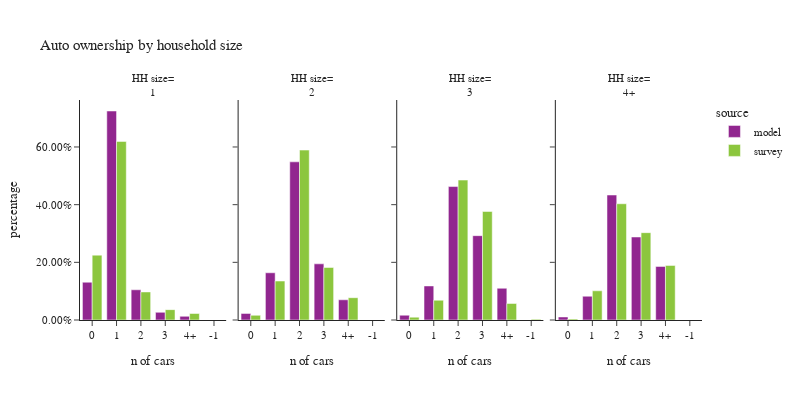

Here is the notebook cell this chart was saved with:
### Code cell
plot_auto(hh,'hhsize_simple','household size', 'HH size')

### Figure 1 — Plotly figure (JSON) as saved in the notebook; plotly's stock layout.template omitted (floating-point values rounded to 4 significant figures)
{"data": [{"alignmentgroup": "True", "customdata": [[1057695], [5849124], [845554], [214853], [102889]], "hovertemplate": "source=model<br>hhsize_simple=1<br>auto_ownership_simple=%{x}<br>percentage=%{y}<br>sample count=%{customdata[0]}<extra></extra>", "legendgroup": "model", "marker": {"color": "#91268F", "pattern": {"shape": ""}}, "name": "model", "offsetgroup": "model", "orientation": "v", "showlegend": true, "textposition": "auto", "type": "bar", "x": ["0", "1", "2", "3", "4+"], "xaxis": "x", "y": [0.1311, 0.7248, 0.1048, 0.02662, 0.01275], "yaxis": "y"}, {"alignmentgroup": "True", "customdata": [[252171], [1808283], [6054894], [2150435], [773566]], "hovertemplate": "source=model<br>hhsize_simple=2<br>auto_ownership_simple=%{x}<br>percentage=%{y}<br>sample count=%{customdata[0]}<extra></extra>", "legendgroup": "model", "marker": {"color": "#91268F", "pattern": {"shape": ""}}, "name": "model", "offsetgroup": "model", "orientation": "v", "showlegend": false, "textposition": "auto", "type": "bar", "x": ["0", "1", "2", "3", "4+"], "xaxis": "x2", "y": [0.02284, 0.1638, 0.5485, 0.1948, 0.07007], "yaxis": "y2"}, {"alignmentgroup": "True", "customdata": [[88935], [631513], [2474288], [1563737], [588204]], "hovertemplate": "source=model<br>hhsize_simple=3<br>auto_ownership_simple=%{x}<br>percentage=%{y}<br>sample count=%{customdata[0]}<extra></extra>", "legendgroup": "model", "marker": {"color": "#91268F", "pattern": {"shape": ""}}, "name": "model", "offsetgroup": "model", "orientation": "v", "showlegend": false, "textposition": "auto", "type": "bar", "x": ["0", "1", "2", "3", "4+"], "xaxis": "x3", "y": [0.01663, 0.1181, 0.4628, 0.2925, 0.11], "yaxis": "y3"}, {"alignmentgroup": "True", "customdata": [[85686], [669365], [3520173], [2337641], [1508808]], "hovertemplate": "source=model<br>hhsize_simple=4+<br>auto_ownership_simple=%{x}<br>percentage=%{y}<br>sample count=%{customdata[0]}<extra></extra>", "legendgroup": "model", "marker": {"color": "#91268F", "pattern": {"shape": ""}}, "name": "model", "offsetgroup": "model", "orientation": "v", "showlegend": false, "textposition": "auto", "type": "bar", "x": ["0", "1", "2", "3", "4+"], "xaxis": "x4", "y": [0.01055, 0.08242, 0.4334, 0.2878, 0.1858], "yaxis": "y4"}, {"alignmentgroup": "True", "customdata": [[5071], [14118], [2144], [582], [254]], "hovertemplate": "source=survey<br>hhsize_simple=1<br>auto_ownership_simple=%{x}<br>percentage=%{y}<br>sample count=%{customdata[0]}<extra></extra>", "legendgroup": "survey", "marker": {"color": "#8CC63E", "pattern": {"shape": ""}}, "name": "survey", "offsetgroup": "survey", "orientation": "v", "showlegend": true, "textposition": "auto", "type": "bar", "x": ["0", "1", "2", "3", "4+"], "xaxis": "x", "y": [0.2249, 0.6193, 0.09728, 0.03597, 0.02254], "yaxis": "y"}, {"alignmentgroup": "True", "customdata": [[774], [6994], [10948], [2610], [1081]], "hovertemplate": "source=survey<br>hhsize_simple=2<br>auto_ownership_simple=%{x}<br>percentage=%{y}<br>sample count=%{customdata[0]}<extra></extra>", "legendgroup": "survey", "marker": {"color": "#8CC63E", "pattern": {"shape": ""}}, "name": "survey", "offsetgroup": "survey", "orientation": "v", "showlegend": false, "textposition": "auto", "type": "bar", "x": ["0", "1", "2", "3", "4+"], "xaxis": "x2", "y": [0.01625, 0.1351, 0.5892, 0.1821, 0.07736], "yaxis": "y2"}, {"alignmentgroup": "True", "customdata": [[10], [57], [1450], [3101], [1231], [364]], "hovertemplate": "source=survey<br>hhsize_simple=3<br>auto_ownership_simple=%{x}<br>percentage=%{y}<br>sample count=%{customdata[0]}<extra></extra>", "legendgroup": "survey", "marker": {"color": "#8CC63E", "pattern": {"shape": ""}}, "name": "survey", "offsetgroup": "survey", "orientation": "v", "showlegend": false, "textposition": "auto", "type": "bar", "x": ["-1", "0", "1", "2", "3", "4+"], "xaxis": "x3", "y": [0.002763, 0.009833, 0.06856, 0.4852, 0.3763, 0.05728], "yaxis": "y3"}, {"alignmentgroup": "True", "customdata": [[43], [1336], [3486], [1364], [663]], "hovertemplate": "source=survey<br>hhsize_simple=4+<br>auto_ownership_simple=%{x}<br>percentage=%{y}<br>sample count=%{customdata[0]}<extra></extra>", "legendgroup": "survey", "marker": {"color": "#8CC63E", "pattern": {"shape": ""}}, "name": "survey", "offsetgroup": "survey", "orientation": "v", "showlegend": false, "textposition": "auto", "type": "bar", "x": ["0", "1", "2", "3", "4+"], "xaxis": "x4", "y": [0.003489, 0.1012, 0.4031, 0.3029, 0.1893], "yaxis": "y4"}], "layout": {"annotations": [{"font": {}, "showarrow": false, "text": "HH size=<br>1", "x": 0.1175, "xanchor": "center", "xref": "paper", "y": 1.0, "yanchor": "bottom", "yref": "paper"}, {"font": {}, "showarrow": false, "text": "HH size=<br>2", "x": 0.3725, "xanchor": "center", "xref": "paper", "y": 1.0, "yanchor": "bottom", "yref": "paper"}, {"font": {}, "showarrow": false, "text": "HH size=<br>3", "x": 0.6275, "xanchor": "center", "xref": "paper", "y": 1.0, "yanchor": "bottom", "yref": "paper"}, {"font": {}, "showarrow": false, "text": "HH size=<br>4+", "x": 0.8825, "xanchor": "center", "xref": "paper", "y": 1.0, "yanchor": "bottom", "yref": "paper"}], "barmode": "group", "font": {"size": 11}, "height": 400, "legend": {"title": {"text": "source"}, "tracegroupgap": 0}, "title": {"text": "Auto ownership by household size"}, "width": 800, "xaxis": {"anchor": "y", "domain": [0.0, 0.235], "title": {"text": "n of cars"}}, "xaxis2": {"anchor": "y2", "domain": [0.255, 0.49], "matches": "x", "title": {"text": "n of cars"}}, "xaxis3": {"anchor": "y3", "domain": [0.51, 0.745], "matches": "x", "title": {"text": "n of cars"}}, "xaxis4": {"anchor": "y4", "domain": [0.765, 1.0], "matches": "x", "title": {"text": "n of cars"}}, "yaxis": {"anchor": "x", "domain": [0.0, 1.0], "tickformat": ".2%", "title": {"text": "percentage"}}, "yaxis2": {"anchor": "x2", "domain": [0.0, 1.0], "matches": "y", "showticklabels": false}, "yaxis3": {"anchor": "x3", "domain": [0.0, 1.0], "matches": "y", "showticklabels": false}, "yaxis4": {"anchor": "x4", "domain": [0.0, 1.0], "matches": "y", "showticklabels": false}}}
